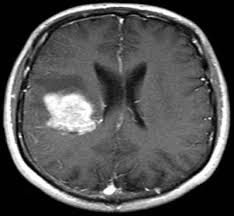
%> input picture Images/4Perfect.jpg, 234 x 216 px
$ octave main1.m   (GNU Octave 9; MATLAB toolbox functions it lacks are replaced by stand-ins)
%> lines starting %> are read from the running program, lines starting %| are printed output that depends on the picture
### Code/normal_shrink.m

function denoise=normal_shrink(noisy);

noisy = imresize(noisy,[256 256]);
[r c]=size(noisy);

[cc ss]=wavedec2(noisy,1,'sym8');
%approximation coeff - low frequency band
approx = appcoef2(cc,ss,'sym8',1);
% detail coeff in 3 orientation - high frequency bands
dia=detcoef2('d',cc,ss,1);
[hori,vert,dia] = detcoef2('all',cc,ss,1);

Ns=size(noisy,1)*size(noisy,2);

%T= lambda * sigmaY^2 / sigmaX^2;
%lambda = sqrt(log (length of subband at each level)/decomposition level))
%Optimal Threshold value is obtained using the estimated noise variance, the
%standard deviation of the sub-band of noisy image, and a parameter .

% noise variance estimate
sigV= median(abs(dia(:)))/0.6745;
sigY21=sum(hori(:).^2)/Ns;
sigY22=sum(vert(:).^2)/Ns;
sigY23=sum(dia(:).^2)/Ns;
% standard deviation calculation
sigx1=sqrt(max(sigY21-sigV^2,0));
sigx2=sqrt(max(sigY22-sigV^2,0));
sigx3=sqrt(max(sigY23-sigV^2,0));


% thresholding parameter
if sigV^2<sigY21
    th1=sigV^2/sigx1;
else
    th1=max(abs(hori(:)));
end

if sigV^2<sigY22
    th2=sigV^2/sigx2;
else
    th2=max(abs(vert(:)));
end

if sigV^2<sigY23
    th3=sigV^2/sigx3;
else
    th3=max(abs(dia(:)));
end

th1=th1*sqrt(log(Ns));
th2=th2*sqrt(log(Ns));
th3=th3*sqrt(log(Ns));

%soft thresholding
hori_t=wthresh(hori,'s',th1);
vert_t=wthresh(vert,'s',th2);
dia_t=wthresh(dia,'s',th3);


approx_t=approx;

rec=[approx_t(:)' hori_t(:)' vert_t(:)' dia_t(:)'];
denoise=waverec2(rec,ss,'sym8');
denoise=wiener2(denoise);

% figure('NAME','normal-shrink'),imshow(denoise,[]);
jn=double(noisy);
jd=jn(:); fd=denoise(:);
snr1=10*log(sum(jd.^2)/(sum((jd-fd).^2)))/log(10)
psnr1=(10*log((max(jd(:)).^2)/(sum((jd-fd).^2)/(size(denoise,1)*size(denoise,2))))/log(10))

### Code/bilateral.m
function B=bilateral(ns);
% preserve edges. The intensity value at each pixel in an image is replaced by a
% weighted average of intensity values from nearby pixels

% Start of bilateral filter

% gaussian distance weights
w     = 5;
sigma = [3 0.1];
[X,Y] = meshgrid(-w:w,-w:w);
G = exp(-(X.^2+Y.^2)/(2*sigma(1)^2));

dim = size(ns);
B = zeros(dim);
for ii = 1:dim(1)
   for jj = 1:dim(2)

         iMin = max(ii-w,1);
         iMax = min(ii+w,dim(1));
         jMin = max(jj-w,1);
         jMax = min(jj+w,dim(2));
         I = ns(iMin:iMax,jMin:jMax);
         H = exp(-(I-ns(ii,jj)).^2/(2*sigma(2)^2));
         F = H.*G((iMin:iMax)-ii+w+1,(jMin:jMax)-jj+w+1);
         B(ii,jj) = sum(F(:).*I(:))/sum(F(:));
   end
end
 % B=B.*255;

% end of bilateral filter

### Code/krisch.m

function img=krisch(i);

% Kirsch comapss masks edges detected in 8 directions

i=imresize(i,[256 256]);
% figure, imshow(i,[])
[r c]=size(i);
e=zeros(r+2,c+2);
for m=2:r+1
    for n=2:c+1
        e(m,n)=i(m-1,n-1);

    end
end
% figure, imshow(e,[])
no=zeros(r,c);
nw=zeros(r,c);
w=zeros(r,c);
sw=zeros(r,c);
s=zeros(r,c);
se=zeros(r,c);
ea=zeros(r,c);
ne=zeros(r,c);
for m=2:r+1
    for n=2:c+1
        no(m-1,n-1)=(e(m-1,n-1)*-3)+(e(m-1,n)*-3)+(e(m-1,n+1)*5)+(e(m,n-1)*-3)+(e(m,n)*0)+(e(m,n+1)*5)+(e(m+1,n-1)*-3)+(e(m+1,n)*-3)+(e(m+1,n+1)*5);
        nw(m-1,n-1)=(e(m-1,n-1)*-3)+(e(m-1,n)*5)+(e(m-1,n+1)*5)+(e(m,n-1)*-3)+(e(m,n)*0)+(e(m,n+1)*5)+(e(m+1,n-1)*-3)+(e(m+1,n)*-3)+(e(m+1,n+1)*-3);
        w(m-1,n-1)=(e(m-1,n-1)*5)+(e(m-1,n)*5)+(e(m-1,n+1)*5)+(e(m,n-1)*-3)+(e(m,n)*0)+(e(m,n+1)*-3)+(e(m+1,n-1)*-3)+(e(m+1,n)*-3)+(e(m+1,n+1)*-3);
        sw(m-1,n-1)=(e(m-1,n-1)*5)+(e(m-1,n)*5)+(e(m-1,n+1)*-3)+(e(m,n-1)*5)+(e(m,n)*0)+(e(m,n+1)*-3)+(e(m+1,n-1)*-3)+(e(m+1,n)*-3)+(e(m+1,n+1)*-3);
        s(m-1,n-1)=(e(m-1,n-1)*5)+(e(m-1,n)*-3)+(e(m-1,n+1)*-3)+(e(m,n-1)*5)+(e(m,n)*0)+(e(m,n+1)*-3)+(e(m+1,n-1)*5)+(e(m+1,n)*-3)+(e(m+1,n+1)*-3);
        se(m-1,n-1)=(e(m-1,n-1)*-3)+(e(m-1,n)*-3)+(e(m-1,n+1)*-3)+(e(m,n-1)*5)+(e(m,n)*0)+(e(m,n+1)*-3)+(e(m+1,n-1)*5)+(e(m+1,n)*5)+(e(m+1,n+1)*-3);
        ea(m-1,n-1)=(e(m-1,n-1)*-3)+(e(m-1,n)*-3)+(e(m-1,n+1)*-3)+(e(m,n-1)*-3)+(e(m,n)*0)+(e(m,n+1)*-3)+(e(m+1,n-1)*5)+(e(m+1,n)*5)+(e(m+1,n+1)*5);
        ne(m-1,n-1)=(e(m-1,n-1)*-3)+(e(m-1,n)*-3)+(e(m-1,n+1)*-3)+(e(m,n-1)*-3)+(e(m,n)*0)+(e(m,n+1)*5)+(e(m+1,n-1)*-3)+(e(m+1,n)*5)+(e(m+1,n+1)*5);
    end
end

img=double((no.^2 + nw.^2+ w.^2+ sw.^2+ s.^2+ se.^2+ ea.^2+ ne.^2).^(0.5));

### Code/krisch55.m


 function img=krisch55(i);

i=imresize(i,[256 256]);
% figure, imshow(i,[])
[r c]=size(i);
e=zeros(r+4,c+4);
for m=3:r+2
    for n=3:c+2
        e(m,n)=i(m-2,n-2);

    end
end
% figure, imshow(e,[])
gx=zeros(r,c);
gy=zeros(r,c);

for m=3:r+2
    for n=3:c+2
        gx(m-2,n-2)=(e(m-1,n-1)*5)+(e(m-1,n)*5)+(e(m-1,n+1)*5)+(e(m,n-1)*-3)+(e(m,n)*0)+(e(m,n+1)*-3)+(e(m+1,n-1)*-3)+(e(m+1,n)*-3)+(e(m+1,n+1)*-3)+(e(m-2,n-2)*9)+(e(m-2,n-1)*9)+(e(m-2,n)*9)+(e(m-2,n+1)*9)+(e(m-2,n+2)*9)+(e(m-1,n-2)*9)+(e(m-1,n+2)*9)+(e(m,n-2)*-7)+(e(m,n+2)*-7)+(e(m+1,n-2)*-7)+(e(m+1,n+2)*-7)+(e(m+2,n-2)*-7)+(e(m+2,n-1)*-7)+(e(m+2,n)*-7)+(e(m+2,n+1)*-7)+(e(m+2,n+2)*-7);

        gy(m-2,n-2)=(e(m-1,n-1)*-3)+(e(m-1,n)*-3)+(e(m-1,n+1)*5)+(e(m,n-1)*-3)+(e(m,n)*0)+(e(m,n+1)*5)+(e(m+1,n-1)*-3)+(e(m+1,n)*-3)+(e(m+1,n+1)*5)+(e(m-2,n-2)*-7)+(e(m-2,n-1)*-7)+(e(m-2,n)*-7)+(e(m-2,n+1)*9)+(e(m-2,n+2)*9)+(e(m-1,n-2)*-7)+(e(m-1,n+2)*9)+(e(m,n-2)*-7)+(e(m,n+2)*9)+(e(m+1,n-2)*-7)+(e(m+1,n+2)*9)+(e(m+2,n-2)*-7)+(e(m+2,n-1)*-7)+(e(m+2,n)*-7)+(e(m+2,n+1)*9)+(e(m+2,n+2)*9);
        end
end
img=double((gx.^2 + gy.^2).^(0.5));

### Code/main1.m
clear ;
clear ;

org=imread('4Perfect.jpg');
%> org is the input picture: size 216x234x3 uint8; min 0, max 255, mean 81
org=imresize(org,[256 256]);
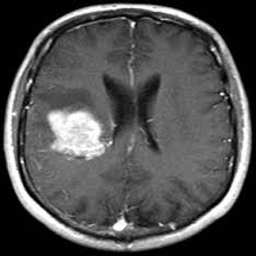
%> org: size 256x256x3 uint8; min 0, max 255, mean 81
noisy= imnoise(org,'gaussian',0,0.001);%  % add noise of mean 0, variance 0.005
subplot(3,3,1), imshow(org,[]), title('Original Image');
subplot(3,3,2), imshow(noisy,[]), title('Noisy Image');

% start of calling normal shrink denoising algorithm

ns_r = normal_shrink(noisy(:,:,1));
%> in normal_shrink, `[cc ss]=wavedec2(noisy,1,'sym8');`: ss = [135 135; 135 135; 256 256]
%> in normal_shrink, `[hori,vert,dia] = detcoef2('all',cc,ss,1);`:
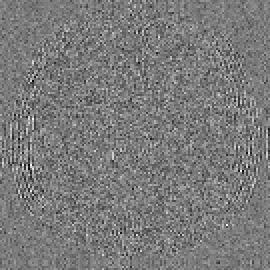
%> vert: size 135x135 double (shown 2 times larger); min -41.81, max 44.87, mean 0; drawn with min black and max white
%> in normal_shrink, `sigV= median(abs(dia(:)))/0.6745;`: sigV = 6.88
%> in normal_shrink, `sigY21=sum(hori(:).^2)/Ns;`: sigY21 = 23.65
%> in normal_shrink, `sigY22=sum(vert(:).^2)/Ns;`: sigY22 = 20.19
%> in normal_shrink, `sigY23=sum(dia(:).^2)/Ns;`: sigY23 = 14.81
%> in normal_shrink, `sigx1=sqrt(max(sigY21-sigV^2,0));`: sigx1 = 0
%> in normal_shrink, `th1=max(abs(hori(:)));`: th1 = 85.8
%> in normal_shrink, `th2=max(abs(vert(:)));`: th2 = 44.87
%> in normal_shrink, `th3=max(abs(dia(:)));`: th3 = 30.87
%> in normal_shrink, `th1=th1*sqrt(log(Ns));`: th1 = 285.7
%> in normal_shrink, `th2=th2*sqrt(log(Ns));`: th2 = 149.4
%> in normal_shrink, `th3=th3*sqrt(log(Ns));`: th3 = 102.8
%> in normal_shrink, `hori_t=wthresh(hori,'s',th1);`: hori_t: size 135x135 double; every value is 0
%> in normal_shrink, `vert_t=wthresh(vert,'s',th2);`: vert_t: size 135x135 double; every value is 0
%> in normal_shrink, `dia_t=wthresh(dia,'s',th3);`: dia_t: size 135x135 double; every value is 0
%> in normal_shrink, `snr1=10*log(sum(jd.^2)/(sum((jd-fd).^2)))/log(10)`: snr1 = 22.12
%> in normal_shrink, `psnr1=(10*log((max(jd(:)).^2)/(sum((jd-fd).^2)/(size(denoise,1)*size(d..`: psnr1 = 29.97
ns_g = normal_shrink(noisy(:,:,2));
%> in normal_shrink (call 2), `[hori,vert,dia] = detcoef2('all',cc,ss,1);`:
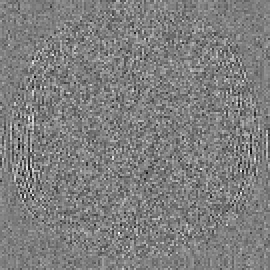
%> vert: size 135x135 double (shown 2 times larger); min -43.8, max 43.97, mean 0; drawn with min black and max white
%> in normal_shrink (call 2), `sigV= median(abs(dia(:)))/0.6745;`: sigV = 6.9
%> in normal_shrink (call 2), `sigY21=sum(hori(:).^2)/Ns;`: sigY21 = 23.87
%> in normal_shrink (call 2), `sigY22=sum(vert(:).^2)/Ns;`: sigY22 = 19.91
%> in normal_shrink (call 2), `sigY23=sum(dia(:).^2)/Ns;`: sigY23 = 15.02
%> in normal_shrink (call 2), `th1=max(abs(hori(:)));`: th1 = 80.44
%> in normal_shrink (call 2), `th2=max(abs(vert(:)));`: th2 = 43.97
%> in normal_shrink (call 2), `th3=max(abs(dia(:)));`: th3 = 35.53
%> in normal_shrink (call 2), `th1=th1*sqrt(log(Ns));`: th1 = 267.9
%> in normal_shrink (call 2), `th2=th2*sqrt(log(Ns));`: th2 = 146.4
%> in normal_shrink (call 2), `th3=th3*sqrt(log(Ns));`: th3 = 118.3
%> in normal_shrink (call 2), `hori_t=wthresh(hori,'s',th1);`: hori_t: size 135x135 double; every value is 0
%> in normal_shrink (call 2), `vert_t=wthresh(vert,'s',th2);`: vert_t: size 135x135 double; every value is 0
%> in normal_shrink (call 2), `dia_t=wthresh(dia,'s',th3);`: dia_t: size 135x135 double; every value is 0
%> in normal_shrink (call 2), `psnr1=(10*log((max(jd(:)).^2)/(sum((jd-fd).^2)/(size(denoise,1)*size(d..`: psnr1 = 29.96
ns_b = normal_shrink(noisy(:,:,3));
%> in normal_shrink (call 3), `dia=detcoef2('d',cc,ss,1);`:
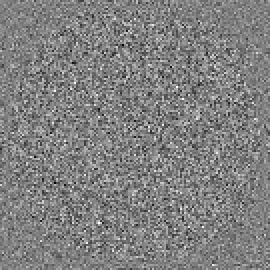
%> dia: size 135x135 double (shown 2 times larger); min -30.89, max 30.14, mean 0; drawn with min black and max white
%> in normal_shrink (call 3), `[hori,vert,dia] = detcoef2('all',cc,ss,1);`:
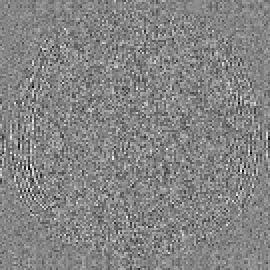
%> vert: size 135x135 double (shown 2 times larger); min -44.05, max 40.38, mean -0.1; drawn with min black and max white
%> in normal_shrink (call 3), `sigV= median(abs(dia(:)))/0.6745;`: sigV = 6.93
%> in normal_shrink (call 3), `sigY21=sum(hori(:).^2)/Ns;`: sigY21 = 23.99
%> in normal_shrink (call 3), `sigY22=sum(vert(:).^2)/Ns;`: sigY22 = 20.12
%> in normal_shrink (call 3), `sigY23=sum(dia(:).^2)/Ns;`: sigY23 = 15
%> in normal_shrink (call 3), `th1=max(abs(hori(:)));`: th1 = 85.93
%> in normal_shrink (call 3), `th2=max(abs(vert(:)));`: th2 = 44.05
%> in normal_shrink (call 3), `th3=max(abs(dia(:)));`: th3 = 30.89
%> in normal_shrink (call 3), `th1=th1*sqrt(log(Ns));`: th1 = 286.2
%> in normal_shrink (call 3), `th2=th2*sqrt(log(Ns));`: th2 = 146.7
%> in normal_shrink (call 3), `th3=th3*sqrt(log(Ns));`: th3 = 102.9
%> in normal_shrink (call 3), `hori_t=wthresh(hori,'s',th1);`: hori_t: size 135x135 double; every value is 0
%> in normal_shrink (call 3), `vert_t=wthresh(vert,'s',th2);`: vert_t: size 135x135 double; every value is 0
%> in normal_shrink (call 3), `dia_t=wthresh(dia,'s',th3);`: dia_t: size 135x135 double; every value is 0
%> in normal_shrink (call 3), `snr1=10*log(sum(jd.^2)/(sum((jd-fd).^2)))/log(10)`: snr1 = 22.1
%> in normal_shrink (call 3), `psnr1=(10*log((max(jd(:)).^2)/(sum((jd-fd).^2)/(size(denoise,1)*size(d..`: psnr1 = 29.94
ns_r= uint8(ns_r);
ns_g= uint8(ns_g);
ns_b= uint8(ns_b);
ns = cat(3, ns_r, ns_g, ns_b);
subplot(3,3,4), imshow(ns,[]), title('normal shrink');

% end of calling normal shrink denoising algorithm

% start of calling bilateral filter

ns2gray = rgb2gray(ns);
ns2gray = double(ns2gray);
%> ns2gray: size 256x256 double
B = bilateral(ns2gray);
subplot(3,3,5), imshow(B,[]), title('bilateral');

% end of calling bilateral filter

%enhanced image
enha_imadj = imadjust(uint8(B));
enha_histeq = histeq(uint8(B));
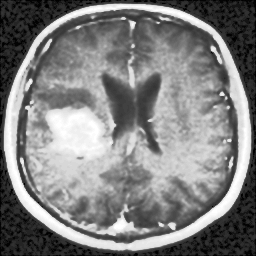
%> enha_histeq: size 256x256 uint8; min 0, max 255, mean 127.8
enha_adapthisteq = adapthisteq(uint8(B));

% start of edge based segmentation

%kirsch operator
kris = krisch(B);
%> after the loop in krisch, `for m=2:r+1`:
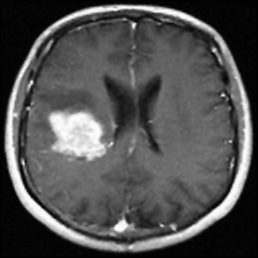
%> e: size 258x258 double; min 0, max 255, mean 80.2
subplot(3,3,7), imshow(kris,[]), title('krisch');
%extended kirsch operator
kris55 = krisch55(B);
%> (the run ends here)
